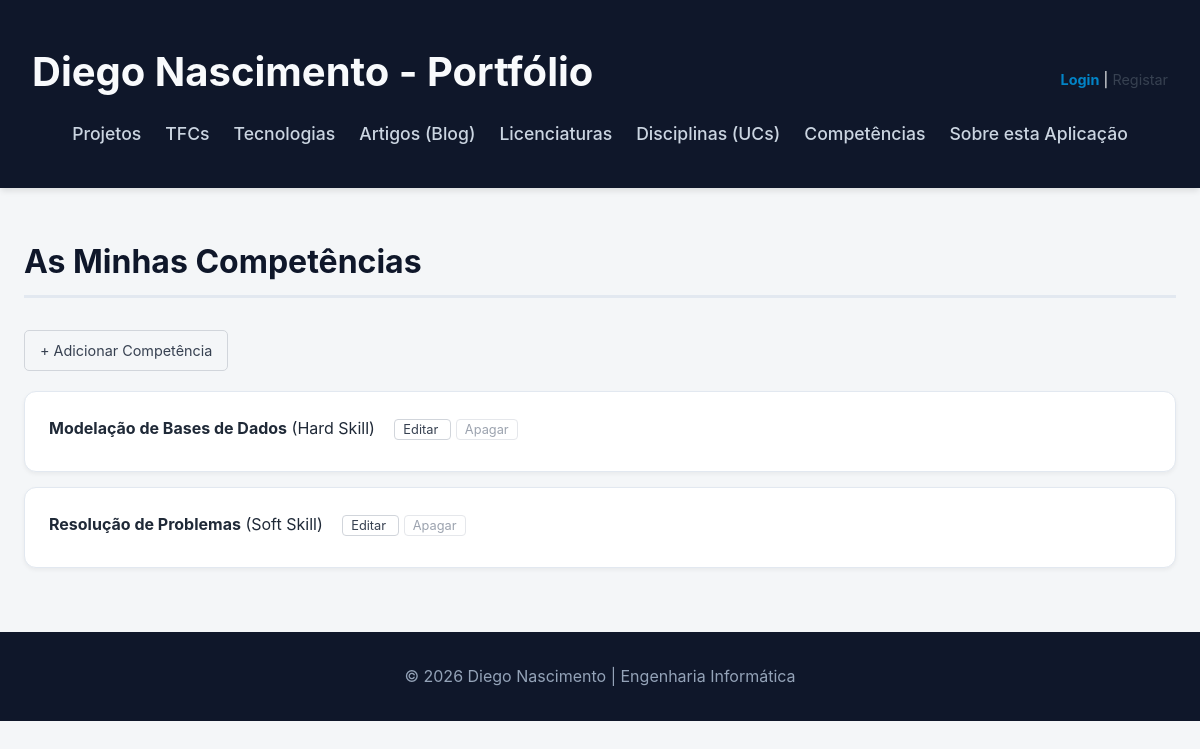
Before: /competencias/ with the older database file.
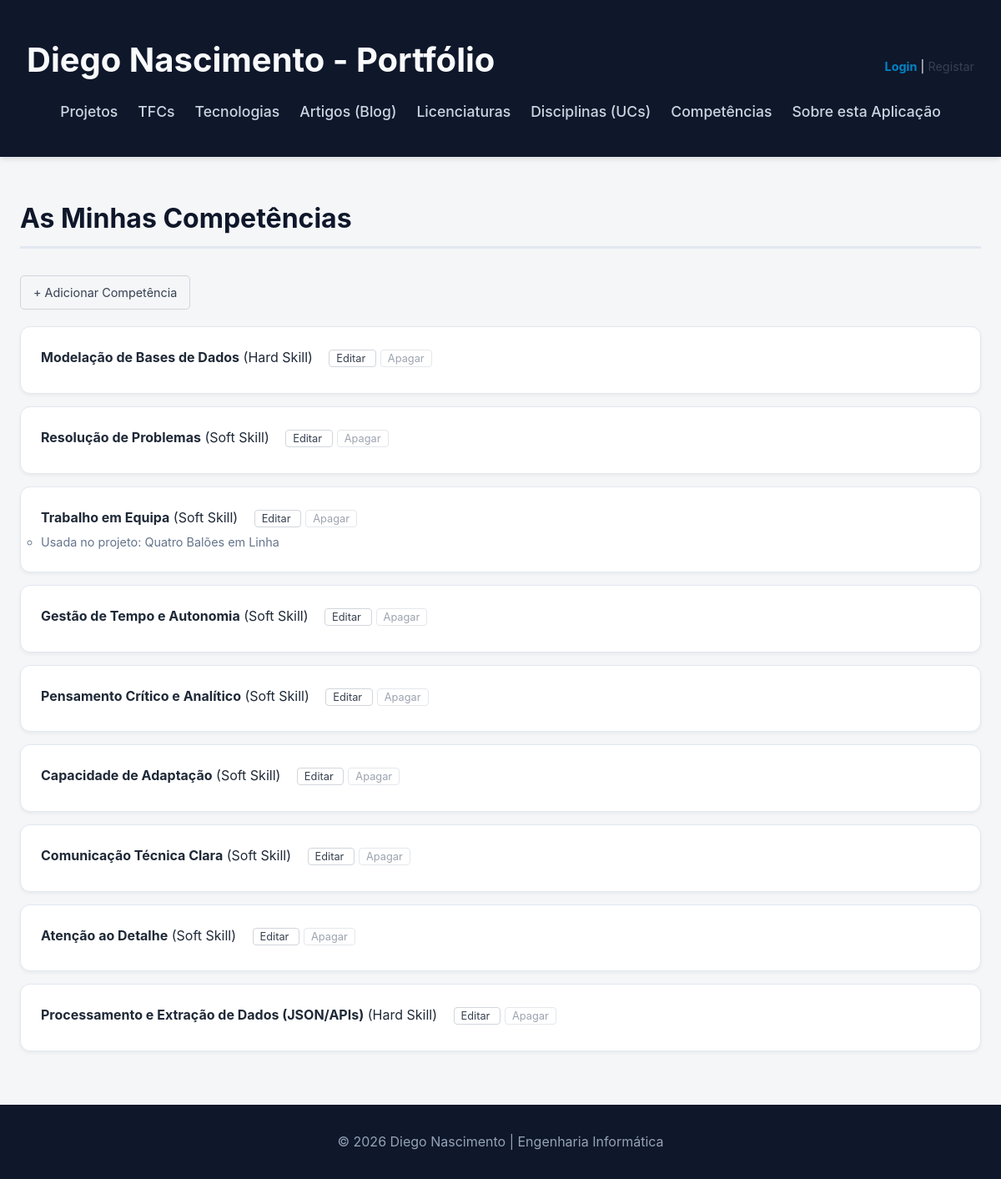
After: the same page with the newer database file.
### portfolio/models.py (models this page shows, shortened)
class Competencia(models.Model):
    nome = models.CharField(max_length=100)
    categoria = models.CharField(max_length=100) # Exemplo: "Hard Skill" ou "Soft Skill"
    projetos = models.ManyToManyField(Projeto, related_name='competencias', blank=True)

class Projeto(models.Model):
    titulo = models.CharField(max_length=100)
    descricao = models.TextField()
    imagem = models.ImageField(upload_to='projetos/')
    video_demo = models.URLField(blank=True, null=True) # Coloquei blank=True para não ser obrigatório se um projeto não tiver vídeo
    github_link = models.URLField()
    uc = models.ForeignKey(UnidadeCurricular, on_delete=models.CASCADE, related_name='projetos')
    tecnologias = models.ManyToManyField(Tecnologia, related_name='projetos')

### portfolio/views.py (the view)
# urls.py: path('competencias/', views.competencias_view, name='competencias'),
def competencias_view(request):
    competencias = Competencia.objects.prefetch_related('projetos').all()
    return render(request, 'portfolio/competencias.html', {'competencias': competencias})

### portfolio/templates/portfolio/competencias.html
{% extends "portfolio/base.html" %}
{% block content %}
    <h2>As Minhas Competências</h2>
    <a href="{% url 'nova_competencia' %}" style="display: inline-block; margin-bottom: 20px; padding: 8px 15px; background: transparent; color: #374151; text-decoration: none; border: 1px solid #d1d5db; border-radius: 5px; font-size: 0.9em;">
        + Adicionar Competência
    </a>
    <ul>
        {% for comp in competencias %}
            <li style="margin-bottom: 15px;">
                <strong>{{ comp.nome }}</strong> ({{ comp.categoria }})
                <span style="margin-left: 15px;">
                    <a href="{% url 'editar_competencia' comp.id %}" style="color: #374151; text-decoration: none; border: 1px solid #d1d5db; padding: 2px 8px; border-radius: 4px; font-size: 0.8em; transition: 0.2s;">
                        Editar
                    </a>
                    <a href="{% url 'apagar_competencia' comp.id %}" style="color: #9ca3af; text-decoration: none; border: 1px solid #e5e7eb; padding: 2px 8px; border-radius: 4px; font-size: 0.8em; margin-left: 5px; transition: 0.2s;">
                        Apagar
                    </a>
                </span>
                <ul style="margin-top: 5px;">
                    {% for projeto in comp.projetos.all %}
                        <li style="color: #64748b; font-size: 0.9em;">Usada no projeto: {{ projeto.titulo }}</li>
                    {% endfor %}
                </ul>
            </li>
        {% empty %}
            <li>Ainda não há competências registadas.</li>
        {% endfor %}
    </ul>
{% endblock %}

### portfolio/templates/portfolio/base.html (shortened to what this page needs)
{% load static %}
<!DOCTYPE html>
<html lang="pt">
<head>
    <link rel="stylesheet" href="{% static 'portfolio/styles.css' %}">
</head>
<body>
    <header>
        <div style="display: flex; justify-content: space-between; align-items: center;">
            <h1>Diego Nascimento - Portfólio</h1>
            <div style="font-size: 0.9em;">
                {% if request.user.is_authenticated %}
                    <span>Olá, <strong>{{ request.user.username }}</strong>!</span>
                    <a href="{% url 'logout' %}" style="margin-left: 10px; color: #ef4444; text-decoration: none;">Logout</a>
                {% else %}
                    <a href="{% url 'login' %}" style="color: #0284c7; text-decoration: none; font-weight: bold;">Login</a> |
                    <a href="{% url 'registo' %}" style="color: #374151; text-decoration: none;">Registar</a>
                {% endif %}
            </div>
        </div>
        <nav>
            <a href="{% url 'projetos' %}">Projetos</a>
            <a href="{% url 'tfcs' %}">TFCs</a>
            <a href="{% url 'tecnologias' %}">Tecnologias</a>
            <a href="{% url 'artigos' %}">Artigos (Blog)</a>
            <a href="{% url 'licenciaturas' %}">Licenciaturas</a>
            <a href="{% url 'ucs' %}">Disciplinas (UCs)</a>
            <a href="{% url 'competencias' %}">Competências</a>
            <a href="{% url 'sobre' %}">Sobre esta Aplicação</a>
        </nav>
    </header>
    <main>
        {% block content %}
        {% endblock %}
    </main>
    <footer>
        <p>&copy; 2026 Diego Nascimento | Engenharia Informática</p>
    </footer>
</body>
</html>

### portfolio/static/portfolio/styles.css (style rules this page uses)
* { box-sizing: border-box; margin: 0; padding: 0; }
body { font-family: "Inter", "Segoe UI", system-ui, sans-serif; background: #f4f6f8; color: #1f2937; line-height: 1.6; }
body > header { background: #0f172a; color: white; padding: 2.5rem 2rem; text-align: center; box-shadow: 0 4px 6px -1px rgba(0, 0, 0, 0.1); }
body > header h1 { font-size: 2.5rem; margin-bottom: 1rem; color: #f8fafc; }
body > header nav { display: flex; justify-content: center; flex-wrap: wrap; gap: 1.5rem; }
body > header nav a { color: #cbd5e1; text-decoration: none; font-weight: 500; font-size: 1.1rem; transition: color 0.3s ease; }
main { max-width: 1200px; margin: 3rem auto; padding: 0 1.5rem; }
main > h2 { font-size: 2rem; color: #0f172a; border-bottom: 3px solid #e2e8f0; padding-bottom: 0.5rem; margin-bottom: 2rem; }
main > ul { list-style: none; }
main > ul > li { background: white; margin-bottom: 1rem; padding: 1.5rem; border-radius: 12px; box-shadow: 0 2px 4px rgba(0, 0, 0, 0.05); border: 1px solid #e2e8f0; }
footer { text-align: center; padding: 2rem; background: #0f172a; color: #94a3b8; margin-top: 4rem; }

Changed rows visible on the page:
added Competencia: nome "Trabalho em Equipa", categoria "Soft Skill"
added Projeto: titulo "Quatro Balões em Linha"
added Competencia: nome "Gestão de Tempo e Autonomia", categoria "Soft Skill"
added Competencia: nome "Pensamento Crítico e Analítico", categoria "Soft Skill"
added Competencia: nome "Capacidade de Adaptação", categoria "Soft Skill"
added Competencia: nome "Comunicação Técnica Clara", categoria "Soft Skill"
added Competencia: nome "Atenção ao Detalhe", categoria "Soft Skill"
added Competencia: nome "Processamento e Extração de Dados (JSON/APIs)", categoria "Hard Skill"
